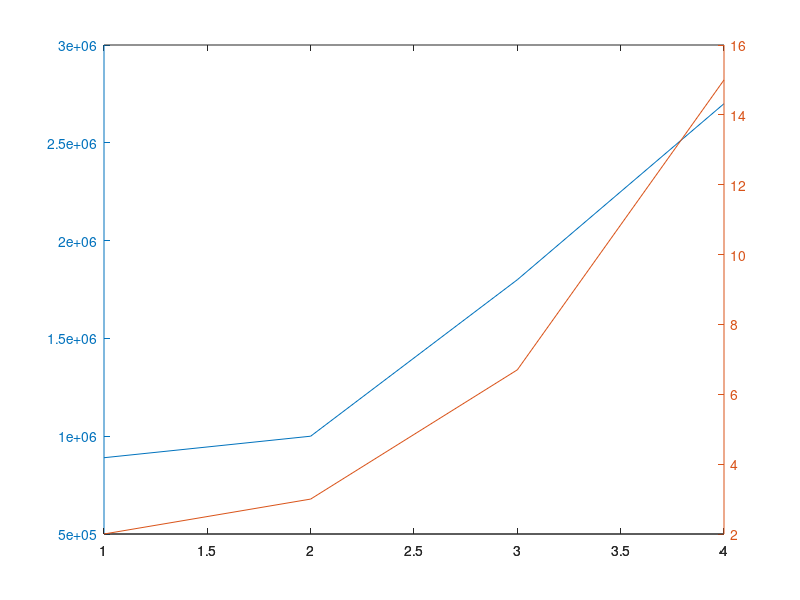

Write MATLAB code to recreate this figure. (Note: this script raises an error after producing the figure.)
close all
maxFx = [ 1.6e6 1.8e6 2.8e6 3.1e6];
maxFy = [ 8.9e5 1e6 1.8e6 2.7e6];
maxMomentx = [ 6.9e7 7.9e7 1.2e8 1.27e8];
maxMomenty = [ 4e7 4.4e7 8.5e7 1.2e8];
maxSurge = [20.7 27 42.8 56.5];
 maxPitch = [ 4.9 12.7 16.3 18.5];
 maxSway = [2 3 6.7 15];
 maxRoll = [0.32 0.45 2.8 5.2];
[hAx,hLine1,hLine2] =plotyy(1:4,maxFy,1:4,maxSway);
hLine1.Marker = 's';
hLine2.Marker = '^';
hLine1.LineStyle = '--';
hLine2.LineStyle = '--';
hLine1.Color = 'k';
hLine2.Color = [0.8 0.2 0.2];
set(hAx,{'ycolor'},{'k';[0.8 0.2 0.2]})
grid on
title('Max values for Aerodynamic F_Y and Sway Motion')
h_legend = legend('Forces in Y','Sway');
xlabel('Load Case')
ylabel(hAx(1),'Aerodynamic Forces in Y [N]') % left y-axis
ylabel(hAx(2),'Sway [m]') 
 set(gca, 'XTickLabel',{'2','','3','','4','','5'})

h_xlabel=get(gca,'Xlabel');
set(h_xlabel,'FontSize',21);
h_ylabel=get(gca,'Ylabel');
set(h_ylabel,'FontSize',21);
a = get(gca,'XTickLabel');

set(gca,'XTickLabel',a,'fontsize',18)
set(hLine1(1),'Marker','s','MarkerSize',11)
set(hLine2(1),'Marker','^','MarkerSize',11)
set(hAx(1),'XTickLabel',a,'fontsize',18)
set(hAx(2),'XTickLabel',a,'fontsize',18)
h_title=get(gca,'title');
set(h_title,'FontSize',17,'FontWeight','Bold');

 set(h_legend,'Location','northwest')
 
 
% %  
    print(gcf,'-depsc','FigureLOL3.eps')
    Content2 = Process_AtendHeader('FigureLOL3.eps','MaxvaluesY.eps');
